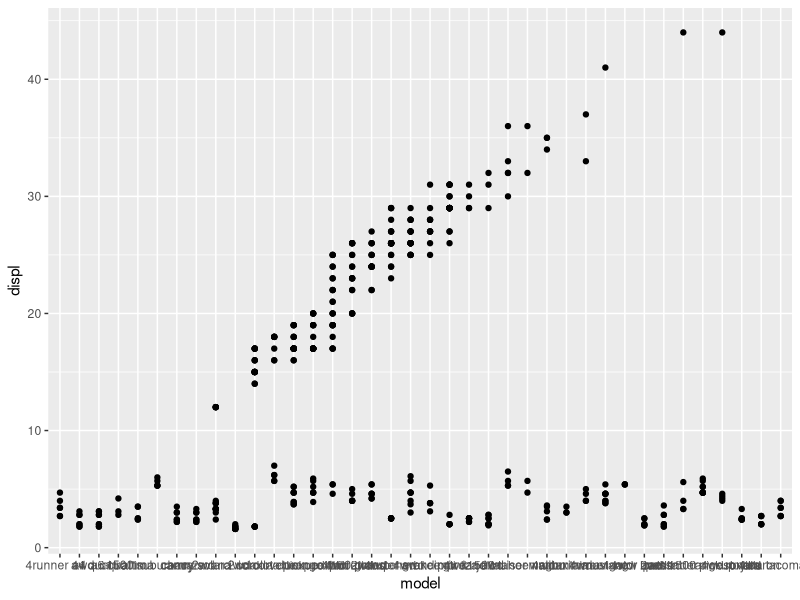

Write R code to recreate this figure. (Note: this script raises an error after producing the figure.)
# https://twitter.com/data_question

# It is given tht `model` is a factor, whereas `cty`, `hwy` and `displ` are numeric vectors. 
# When using ggplot one of the option works while the other throws an error. Choose the correct option:
library(ggplot2)

#A
ggplot(mpg)+
  geom_point(aes(model,displ))+
  geom_point(aes(cty,hwy))
#B
ggplot(mpg)+
  geom_point(aes(cty,hwy))+
  geom_point(aes(model, displ))

# Options:
# A) Both A and B throws an error
# B) A works and B throws an error
# C) A throws an error and B works
# D) Both A and B works

# Answer: B
# If you set the first layer's x-axis with categorical variable
# and second layer's x-axis with continuous variable, the code will 
# run but the plot will not make sense. 
# But if you do the opposite, ggplot will throw an error. 






